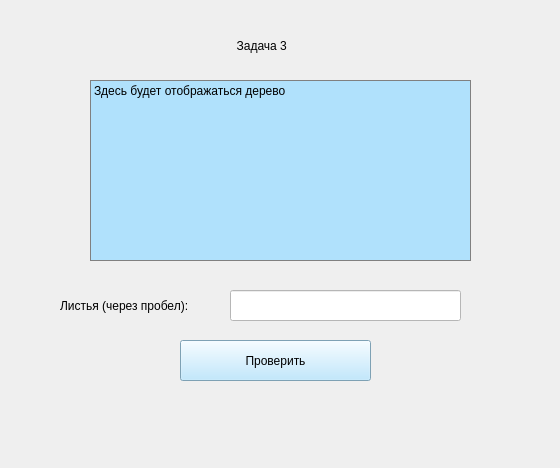
<?xml version="1.0" encoding="UTF-8"?>
<ui version="4.0">
 <class>Task3</class>
 <widget class="QWidget" name="Task3">
  <property name="geometry">
   <rect>
    <x>0</x>
    <y>0</y>
    <width>560</width>
    <height>468</height>
   </rect>
  </property>
  <property name="windowTitle">
   <string>Задача 3 - Дерево (листья)</string>
  </property>

  <!-- Заголовок -->
  <widget class="QLabel" name="label_3">
   <property name="geometry">
    <rect>
     <x>220</x>
     <y>30</y>
     <width>121</width>
     <height>31</height>
    </rect>
   </property>
   <property name="styleSheet">
    <string notr="true">font: 18pt "Comic Sans MS";</string>
   </property>
   <property name="text">
    <string>     Задача 3</string>
   </property>
  </widget>

  <!-- Условие -->
  <widget class="QLabel" name="label">
   <property name="geometry">
    <rect>
     <x>90</x>
     <y>80</y>
     <width>381</width>
     <height>181</height>
    </rect>
   </property>
   <property name="styleSheet">
    <string notr="true">background-color: rgb(176, 225, 252);
border: 1px solid gray;
font: 15pt "Comic Sans MS";</string>
   </property>
   <property name="text">
    <string>Здесь будет отображаться дерево</string>
   </property>
   <property name="alignment">
    <set>Qt::AlignmentFlag::AlignLeading|Qt::AlignmentFlag::AlignLeft|Qt::AlignmentFlag::AlignTop</set>
   </property>
   <property name="wordWrap">
    <bool>true</bool>
   </property>
  </widget>

  <!-- Подсказка -->
  <widget class="QLabel" name="label_2">
   <property name="geometry">
    <rect>
     <x>60</x>
     <y>290</y>
     <width>161</width>
     <height>31</height>
    </rect>
   </property>
   <property name="styleSheet">
    <string notr="true">
font: 10pt "Comic Sans MS";</string>
   </property>
   <property name="text">
    <string>Листья (через пробел):</string>
   </property>
  </widget>

  <!-- Ввод -->
  <widget class="QLineEdit" name="lineEdit">
   <property name="geometry">
    <rect>
     <x>230</x>
     <y>290</y>
     <width>231</width>
     <height>31</height>
    </rect>
   </property>
   <property name="styleSheet">
    <string notr="true">background-color: rgb(255, 255, 255);</string>
   </property>
  </widget>

  <!-- Кнопка -->
  <widget class="QPushButton" name="pushButton">
   <property name="geometry">
    <rect>
     <x>180</x>
     <y>340</y>
     <width>191</width>
     <height>41</height>
    </rect>
   </property>
   <property name="styleSheet">
    <string notr="true">
background-color: rgb(176, 225, 252);
font: 17pt "Comic Sans MS";</string>
   </property>
   <property name="text">
    <string>Проверить</string>
   </property>
  </widget>

 </widget>
 <resources/>
 <connections/>
</ui>
